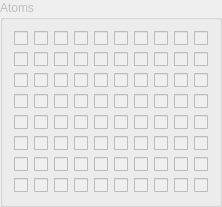
     <widget class="QGroupBox" name="groupBoxAtoms">
      <property name="enabled">
       <bool>false</bool>
      </property>
      <property name="sizePolicy">
       <sizepolicy hsizetype="Preferred" vsizetype="Minimum">
        <horstretch>0</horstretch>
        <verstretch>0</verstretch>
       </sizepolicy>
      </property>
      <property name="minimumSize">
       <size>
        <width>0</width>
        <height>0</height>
       </size>
      </property>
      <property name="title">
       <string>Atoms</string>
      </property>
      <layout class="QGridLayout" name="gridLayout_5">
       <item row="7" column="4">
        <widget class="QCheckBox" name="checkBoxAtom75">
         <property name="text">
          <string/>
         </property>
        </widget>
       </item>
       <item row="0" column="0">
        <widget class="QCheckBox" name="checkBoxAtom1">
         <property name="text">
          <string/>
         </property>
        </widget>
       </item>
       <item row="0" column="3">
        <widget class="QCheckBox" name="checkBoxAtom4">
         <property name="text">
          <string/>
         </property>
        </widget>
       </item>
       <item row="3" column="3">
        <widget class="QCheckBox" name="checkBoxAtom34">
         <property name="text">
          <string/>
         </property>
        </widget>
       </item>
       <item row="7" column="9">
        <widget class="QCheckBox" name="checkBoxAtom80">
         <property name="text">
          <string/>
         </property>
        </widget>
       </item>
       <item row="4" column="6">
        <widget class="QCheckBox" name="checkBoxAtom47">
         <property name="text">
          <string/>
         </property>
        </widget>
       </item>
       <item row="3" column="8">
        <widget class="QCheckBox" name="checkBoxAtom39">
         <property name="text">
          <string/>
         </property>
        </widget>
       </item>
       <item row="2" column="9">
        <widget class="QCheckBox" name="checkBoxAtom30">
         <property name="text">
          <string/>
         </property>
        </widget>
       </item>
       <item row="7" column="6">
        <widget class="QCheckBox" name="checkBoxAtom77">
         <property name="text">
          <string/>
         </property>
        </widget>
       </item>
       <item row="2" column="1">
        <widget class="QCheckBox" name="checkBoxAtom22">
         <property name="text">
          <string/>
         </property>
        </widget>
       </item>
       <item row="3" column="4">
        <widget class="QCheckBox" name="checkBoxAtom35">
         <property name="text">
          <string/>
         </property>
        </widget>
       </item>
       <item row="7" column="2">
        <widget class="QCheckBox" name="checkBoxAtom73">
         <property name="text">
          <string/>
         </property>
        </widget>
       </item>
       <item row="6" column="4">
        <widget class="QCheckBox" name="checkBoxAtom65">
         <property name="text">
          <string/>
         </property>
        </widget>
       </item>
       <item row="7" column="7">
        <widget class="QCheckBox" name="checkBoxAtom78">
         <property name="text">
          <string/>
         </property>
        </widget>
       </item>
       <item row="3" column="6">
        <widget class="QCheckBox" name="checkBoxAtom37">
         <property name="text">
          <string/>
         </property>
        </widget>
       </item>
       <item row="2" column="7">
        <widget class="QCheckBox" name="checkBoxAtom28">
         <property name="text">
          <string/>
         </property>
        </widget>
       </item>
       <item row="1" column="9">
        <widget class="QCheckBox" name="checkBoxAtom20">
         <property name="text">
          <string/>
         </property>
        </widget>
       </item>
       <item row="1" column="0">
        <widget class="QCheckBox" name="checkBoxAtom11">
         <property name="text">
          <string/>
         </property>
        </widget>
       </item>
       <item row="2" column="3">
        <widget class="QCheckBox" name="checkBoxAtom24">
         <property name="text">
          <string/>
         </property>
        </widget>
       </item>
       <item row="7" column="0">
        <widget class="QCheckBox" name="checkBoxAtom71">
         <property name="text">
          <string/>
         </property>
        </widget>
       </item>
       <item row="1" column="5">
        <widget class="QCheckBox" name="checkBoxAtom16">
         <property name="text">
          <string/>
         </property>
        </widget>
       </item>
       <item row="6" column="2">
        <widget class="QCheckBox" name="checkBoxAtom63">
         <property name="text">
          <string/>
         </property>
        </widget>
       </item>
       <item row="5" column="3">
        <widget class="QCheckBox" name="checkBoxAtom54">
         <property name="text">
          <string/>
         </property>
        </widget>
       </item>
       <item row="1" column="2">
        <widget class="QCheckBox" name="checkBoxAtom13">
         <property name="text">
          <string/>
         </property>
        </widget>
       </item>
       <item row="6" column="6">
        <widget class="QCheckBox" name="checkBoxAtom67">
         <property name="text">
          <string/>
         </property>
        </widget>
       </item>
       <item row="5" column="8">
        <widget class="QCheckBox" name="checkBoxAtom59">
         <property name="text">
          <string/>
         </property>
        </widget>
       </item>
       <item row="2" column="5">
        <widget class="QCheckBox" name="checkBoxAtom26">
         <property name="text">
          <string/>
         </property>
        </widget>
       </item>
       <item row="1" column="7">
        <widget class="QCheckBox" name="checkBoxAtom18">
         <property name="text">
          <string/>
         </property>
        </widget>
       </item>
       <item row="0" column="8">
        <widget class="QCheckBox" name="checkBoxAtom9">
         <property name="text">
          <string/>
         </property>
        </widget>
       </item>
       <item row="6" column="8">
        <widget class="QCheckBox" name="checkBoxAtom69">
         <property name="text">
          <string/>
         </property>
        </widget>
       </item>
       <item row="1" column="3">
        <widget class="QCheckBox" name="checkBoxAtom14">
         <property name="text">
          <string/>
         </property>
        </widget>
       </item>
       <item row="6" column="0">
        <widget class="QCheckBox" name="checkBoxAtom61">
         <property name="text">
          <string/>
         </property>
        </widget>
       </item>
       <item row="5" column="1">
        <widget class="QCheckBox" name="checkBoxAtom52">
         <property name="text">
          <string/>
         </property>
        </widget>
       </item>
       <item row="4" column="3">
        <widget class="QCheckBox" name="checkBoxAtom44">
         <property name="text">
          <string/>
         </property>
        </widget>
       </item>
       <item row="5" column="6">
        <widget class="QCheckBox" name="checkBoxAtom57">
         <property name="text">
          <string/>
         </property>
        </widget>
       </item>
       <item row="4" column="7">
        <widget class="QCheckBox" name="checkBoxAtom48">
         <property name="text">
          <string/>
         </property>
        </widget>
       </item>
       <item row="3" column="9">
        <widget class="QCheckBox" name="checkBoxAtom40">
         <property name="text">
          <string/>
         </property>
        </widget>
       </item>
       <item row="0" column="6">
        <widget class="QCheckBox" name="checkBoxAtom7">
         <property name="text">
          <string/>
         </property>
        </widget>
       </item>
       <item row="0" column="2">
        <widget class="QCheckBox" name="checkBoxAtom3">
         <property name="text">
          <string/>
         </property>
        </widget>
       </item>
       <item row="4" column="9">
        <widget class="QCheckBox" name="checkBoxAtom50">
         <property name="text">
          <string/>
         </property>
        </widget>
       </item>
       <item row="4" column="1">
        <widget class="QCheckBox" name="checkBoxAtom42">
         <property name="text">
          <string/>
         </property>
        </widget>
       </item>
       <item row="3" column="2">
        <widget class="QCheckBox" name="checkBoxAtom33">
         <property name="text">
          <string/>
         </property>
        </widget>
       </item>
       <item row="4" column="5">
        <widget class="QCheckBox" name="checkBoxAtom46">
         <property name="text">
          <string/>
         </property>
        </widget>
       </item>
       <item row="3" column="7">
        <widget class="QCheckBox" name="checkBoxAtom38">
         <property name="text">
          <string/>
         </property>
        </widget>
       </item>
       <item row="7" column="5">
        <widget class="QCheckBox" name="checkBoxAtom76">
         <property name="text">
          <string/>
         </property>
        </widget>
       </item>
       <item row="0" column="1">
        <widget class="QCheckBox" name="checkBoxAtom2">
         <property name="text">
          <string/>
         </property>
        </widget>
       </item>
       <item row="0" column="4">
        <widget class="QCheckBox" name="checkBoxAtom5">
         <property name="text">
          <string/>
         </property>
        </widget>
       </item>
       <item row="7" column="1">
        <widget class="QCheckBox" name="checkBoxAtom72">
         <property name="text">
          <string/>
         </property>
        </widget>
       </item>
       <item row="6" column="3">
        <widget class="QCheckBox" name="checkBoxAtom64">
         <property name="text">
          <string/>
         </property>
        </widget>
       </item>
       <item row="3" column="0">
        <widget class="QCheckBox" name="checkBoxAtom31">
         <property name="text">
          <string/>
         </property>
        </widget>
       </item>
       <item row="2" column="2">
        <widget class="QCheckBox" name="checkBoxAtom23">
         <property name="text">
          <string/>
         </property>
        </widget>
       </item>
       <item row="3" column="5">
        <widget class="QCheckBox" name="checkBoxAtom36">
         <property name="text">
          <string/>
         </property>
        </widget>
       </item>
       <item row="7" column="3">
        <widget class="QCheckBox" name="checkBoxAtom74">
         <property name="text">
          <string/>
         </property>
        </widget>
       </item>
       <item row="2" column="6">
        <widget class="QCheckBox" name="checkBoxAtom27">
         <property name="text">
          <string/>
         </property>
        </widget>
       </item>
       <item row="6" column="5">
        <widget class="QCheckBox" name="checkBoxAtom66">
         <property name="text">
          <string/>
         </property>
        </widget>
       </item>
       <item row="1" column="8">
        <widget class="QCheckBox" name="checkBoxAtom19">
         <property name="text">
          <string/>
         </property>
        </widget>
       </item>
       <item row="7" column="8">
        <widget class="QCheckBox" name="checkBoxAtom79">
         <property name="text">
          <string/>
         </property>
        </widget>
       </item>
       <item row="6" column="9">
        <widget class="QCheckBox" name="checkBoxAtom70">
         <property name="text">
          <string/>
         </property>
        </widget>
       </item>
       <item row="6" column="1">
        <widget class="QCheckBox" name="checkBoxAtom62">
         <property name="text">
          <string/>
         </property>
        </widget>
       </item>
       <item row="2" column="8">
        <widget class="QCheckBox" name="checkBoxAtom29">
         <property name="text">
          <string/>
         </property>
        </widget>
       </item>
       <item row="2" column="0">
        <widget class="QCheckBox" name="checkBoxAtom21">
         <property name="text">
          <string/>
         </property>
        </widget>
       </item>
       <item row="1" column="1">
        <widget class="QCheckBox" name="checkBoxAtom12">
         <property name="text">
          <string/>
         </property>
        </widget>
       </item>
       <item row="2" column="4">
        <widget class="QCheckBox" name="checkBoxAtom25">
         <property name="text">
          <string/>
         </property>
        </widget>
       </item>
       <item row="1" column="6">
        <widget class="QCheckBox" name="checkBoxAtom17">
         <property name="text">
          <string/>
         </property>
        </widget>
       </item>
       <item row="0" column="7">
        <widget class="QCheckBox" name="checkBoxAtom8">
         <property name="text">
          <string/>
         </property>
        </widget>
       </item>
       <item row="5" column="4">
        <widget class="QCheckBox" name="checkBoxAtom55">
         <property name="text">
          <string/>
         </property>
        </widget>
       </item>
       <item row="6" column="7">
        <widget class="QCheckBox" name="checkBoxAtom68">
         <property name="text">
          <string/>
         </property>
        </widget>
       </item>
       <item row="5" column="9">
        <widget class="QCheckBox" name="checkBoxAtom60">
         <property name="text">
          <string/>
         </property>
        </widget>
       </item>
       <item row="5" column="0">
        <widget class="QCheckBox" name="checkBoxAtom51">
         <property name="text">
          <string/>
         </property>
        </widget>
       </item>
       <item row="4" column="2">
        <widget class="QCheckBox" name="checkBoxAtom43">
         <property name="text">
          <string/>
         </property>
        </widget>
       </item>
       <item row="0" column="9">
        <widget class="QCheckBox" name="checkBoxAtom10">
         <property name="text">
          <string/>
         </property>
        </widget>
       </item>
       <item row="5" column="5">
        <widget class="QCheckBox" name="checkBoxAtom56">
         <property name="text">
          <string/>
         </property>
        </widget>
       </item>
       <item row="1" column="4">
        <widget class="QCheckBox" name="checkBoxAtom15">
         <property name="text">
          <string/>
         </property>
        </widget>
       </item>
       <item row="0" column="5">
        <widget class="QCheckBox" name="checkBoxAtom6">
         <property name="text">
          <string/>
         </property>
        </widget>
       </item>
       <item row="5" column="2">
        <widget class="QCheckBox" name="checkBoxAtom53">
         <property name="text">
          <string/>
         </property>
        </widget>
       </item>
       <item row="4" column="4">
        <widget class="QCheckBox" name="checkBoxAtom45">
         <property name="text">
          <string/>
         </property>
        </widget>
       </item>
       <item row="5" column="7">
        <widget class="QCheckBox" name="checkBoxAtom58">
         <property name="text">
          <string/>
         </property>
        </widget>
       </item>
       <item row="4" column="8">
        <widget class="QCheckBox" name="checkBoxAtom49">
         <property name="text">
          <string/>
         </property>
        </widget>
       </item>
       <item row="4" column="0">
        <widget class="QCheckBox" name="checkBoxAtom41">
         <property name="text">
          <string/>
         </property>
        </widget>
       </item>
       <item row="3" column="1">
        <widget class="QCheckBox" name="checkBoxAtom32">
         <property name="text">
          <string/>
         </property>
        </widget>
       </item>
      </layout>
     </widget>
